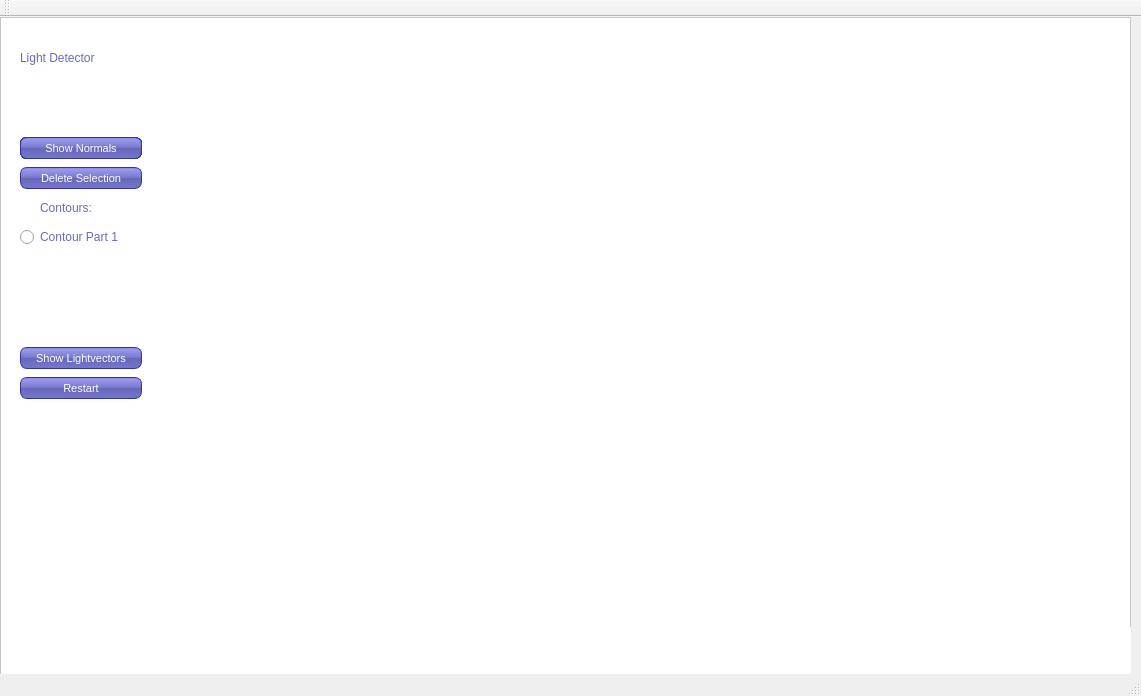
<?xml version="1.0" encoding="UTF-8"?>
<ui version="4.0">
 <class>MainWindow</class>
 <widget class="QMainWindow" name="MainWindow">
  <property name="geometry">
   <rect>
    <x>0</x>
    <y>0</y>
    <width>1141</width>
    <height>696</height>
   </rect>
  </property>
  <property name="windowTitle">
   <string>MainWindow</string>
  </property>
  <property name="styleSheet">
   <string notr="true">QLabel{
color:rgb(106, 106, 191);
font: 11pt &quot;MS Shell Dlg 2&quot;;
}

QRadioButton{
color:rgb(106, 106, 191);
font: 9pt &quot;MS Shell Dlg 2&quot;;
}

QFrame{
background-color:white;}


QPushButton {
color: white;
background-color: QLinearGradient( x1: 0, y1: 0, x2: 0, y2: 1, stop: 0 #88d, stop: 0.1 #99e, stop: 0.49 #77c, stop: 0.5 #66b, stop: 1 #77c);
border-width: 1px;
border-color: #339;
border-style: solid;
border-radius: 7;
padding: 3px;
font-size: 11px;
padding-left: 5px;
padding-right: 5px;
min-width: 110px;
max-width: 110px;
min-height: 14px;
max-height: 14px;
}</string>
  </property>
  <widget class="QWidget" name="centralWidget">
   <widget class="QLabel" name="label_1">
    <property name="geometry">
     <rect>
      <x>20</x>
      <y>30</y>
      <width>131</width>
      <height>21</height>
     </rect>
    </property>
    <property name="text">
     <string>Light Detector</string>
    </property>
   </widget>
   <widget class="QFrame" name="toggle_btm_showMask">
    <property name="geometry">
     <rect>
      <x>0</x>
      <y>0</y>
      <width>1131</width>
      <height>671</height>
     </rect>
    </property>
    <property name="frameShape">
     <enum>QFrame::StyledPanel</enum>
    </property>
    <property name="frameShadow">
     <enum>QFrame::Raised</enum>
    </property>
    <widget class="QPushButton" name="btm_Run">
     <property name="geometry">
      <rect>
       <x>20</x>
       <y>120</y>
       <width>122</width>
       <height>22</height>
      </rect>
     </property>
     <property name="text">
      <string>Run Contour Detection</string>
     </property>
    </widget>
    <widget class="QPushButton" name="btm_restart">
     <property name="enabled">
      <bool>true</bool>
     </property>
     <property name="geometry">
      <rect>
       <x>20</x>
       <y>360</y>
       <width>122</width>
       <height>22</height>
      </rect>
     </property>
     <property name="text">
      <string>Restart</string>
     </property>
    </widget>
    <widget class="QPushButton" name="btm_ShowLV">
     <property name="geometry">
      <rect>
       <x>20</x>
       <y>330</y>
       <width>122</width>
       <height>22</height>
      </rect>
     </property>
     <property name="text">
      <string>Show Lightvectors</string>
     </property>
    </widget>
    <widget class="QPushButton" name="btm_image">
     <property name="geometry">
      <rect>
       <x>20</x>
       <y>120</y>
       <width>122</width>
       <height>22</height>
      </rect>
     </property>
     <property name="text">
      <string>Load Image</string>
     </property>
    </widget>
    <widget class="QLabel" name="lbl_image">
     <property name="geometry">
      <rect>
       <x>160</x>
       <y>30</y>
       <width>851</width>
       <height>521</height>
      </rect>
     </property>
     <property name="text">
      <string/>
     </property>
    </widget>
    <widget class="QLabel" name="lbl_mask">
     <property name="geometry">
      <rect>
       <x>1130</x>
       <y>610</y>
       <width>800</width>
       <height>500</height>
      </rect>
     </property>
     <property name="text">
      <string/>
     </property>
    </widget>
    <widget class="QRadioButton" name="rad_Con1">
     <property name="geometry">
      <rect>
       <x>20</x>
       <y>210</y>
       <width>101</width>
       <height>20</height>
      </rect>
     </property>
     <property name="text">
      <string>Contour Part 1</string>
     </property>
    </widget>
    <widget class="QPushButton" name="btm_selection">
     <property name="enabled">
      <bool>true</bool>
     </property>
     <property name="geometry">
      <rect>
       <x>20</x>
       <y>120</y>
       <width>122</width>
       <height>22</height>
      </rect>
     </property>
     <property name="text">
      <string>Select Part of Contour</string>
     </property>
    </widget>
    <widget class="QPushButton" name="btm_saveSelection">
     <property name="enabled">
      <bool>true</bool>
     </property>
     <property name="geometry">
      <rect>
       <x>20</x>
       <y>120</y>
       <width>122</width>
       <height>22</height>
      </rect>
     </property>
     <property name="text">
      <string>Save Selection</string>
     </property>
    </widget>
    <widget class="QPushButton" name="btm_deleteSelection">
     <property name="enabled">
      <bool>true</bool>
     </property>
     <property name="geometry">
      <rect>
       <x>20</x>
       <y>150</y>
       <width>122</width>
       <height>22</height>
      </rect>
     </property>
     <property name="text">
      <string>Delete Selection</string>
     </property>
    </widget>
    <widget class="QLabel" name="lbl_ListContours">
     <property name="geometry">
      <rect>
       <x>40</x>
       <y>180</y>
       <width>131</width>
       <height>21</height>
      </rect>
     </property>
     <property name="text">
      <string>Contours:</string>
     </property>
    </widget>
    <widget class="QPushButton" name="btm_intensity">
     <property name="enabled">
      <bool>true</bool>
     </property>
     <property name="geometry">
      <rect>
       <x>20</x>
       <y>120</y>
       <width>122</width>
       <height>22</height>
      </rect>
     </property>
     <property name="text">
      <string>Calculate Intensity</string>
     </property>
    </widget>
    <widget class="QPushButton" name="btm_ShowN">
     <property name="geometry">
      <rect>
       <x>20</x>
       <y>120</y>
       <width>122</width>
       <height>22</height>
      </rect>
     </property>
     <property name="text">
      <string>Show Normals</string>
     </property>
    </widget>
   </widget>
   <zorder>toggle_btm_showMask</zorder>
   <zorder>label_1</zorder>
  </widget>
  <widget class="QToolBar" name="mainToolBar">
   <attribute name="toolBarArea">
    <enum>TopToolBarArea</enum>
   </attribute>
   <attribute name="toolBarBreak">
    <bool>false</bool>
   </attribute>
  </widget>
  <widget class="QStatusBar" name="statusBar"/>
 </widget>
 <layoutdefault spacing="6" margin="11"/>
 <resources/>
 <connections/>
</ui>
